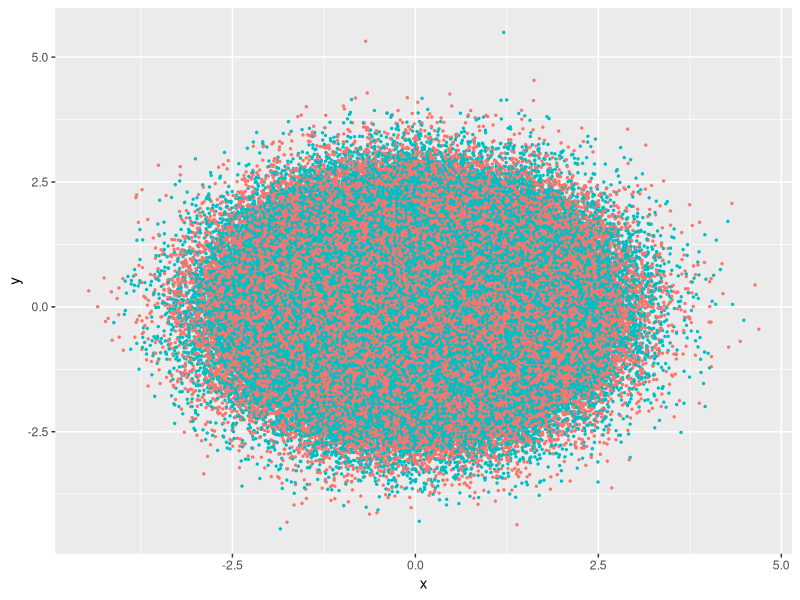
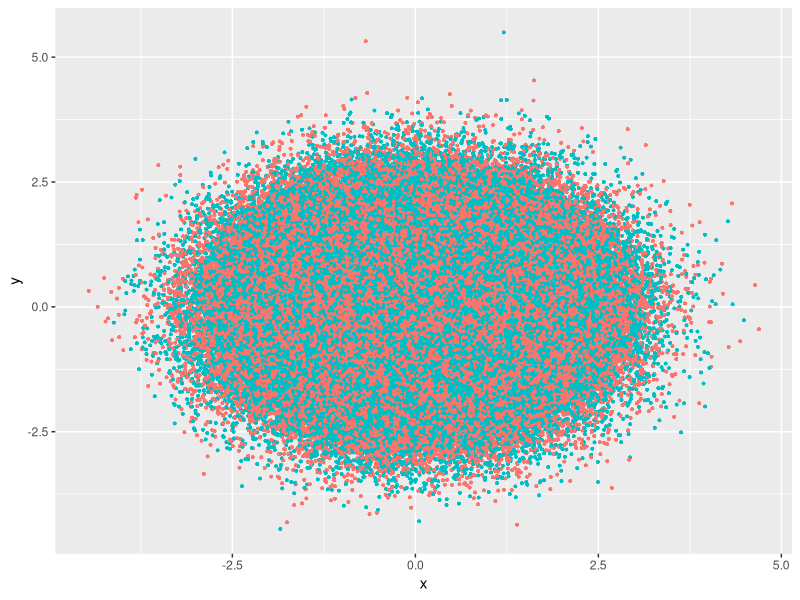

Generate these figures, in order, with R:
## ----setup, include = FALSE---------------------------------------------------
knitr::opts_chunk$set(
  collapse = TRUE,
  comment = "#>"
)

## ---- fig.width=4, fig.height=4-----------------------------------------------
library(ggplot2)
library(ggrastr)

points_num <- 500000
df <- data.frame(x=rnorm(points_num), y=rnorm(points_num), c=as.factor(1:points_num %% 2))
gg <- ggplot(df, aes(x=x, y=y, color=c)) + scale_color_discrete(guide=F)

(gg_vec <- gg + geom_point(size=0.5))

## ---- fig.width=4, fig.height=4-----------------------------------------------
(gg_rast <- gg + geom_point_rast(size=0.5))
